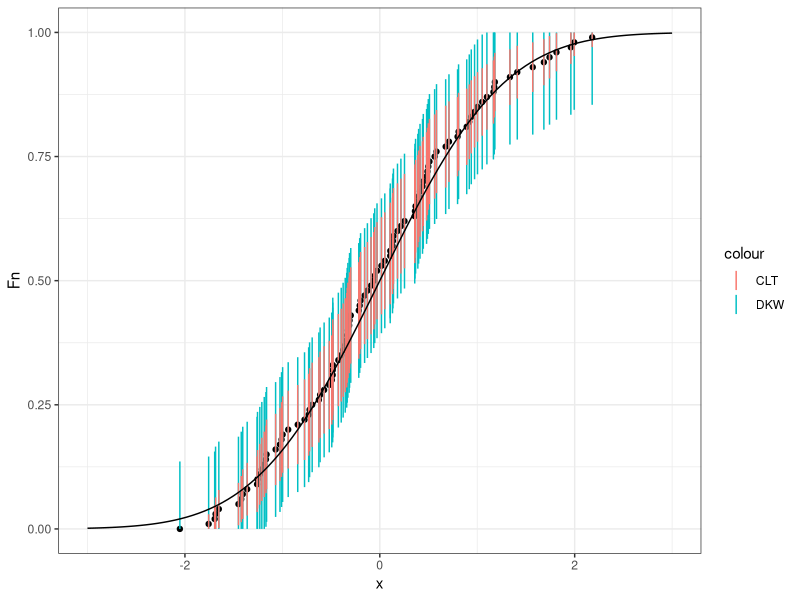

The R source for this figure:
library(tidyverse)

# Estimando funcao de probabilidade acumulada

x <- rnorm(100)


FnX <- function(x,y){
  mean(y < x)
}

n = length(x)

df <- data.frame(Fn=rep(NA,n), LI.clt=NA, LS.clt=NA, LI.dkw=NA, LS.dkw=NA)

for(k in 1:n){
  
  df$Fn[k] = FnX(x[k],y=x)
  
  se.n = sqrt(df$Fn[k] * (1-df$Fn[k]) / n)
  
  df$LI.clt[k] = max(0, df$Fn[k] - 1.96 * se.n)
  df$LS.clt[k] = min(1, df$Fn[k] + 1.96 * se.n)
    
  en = sqrt(1/(2*n) * log(2/0.05))
  df$LI.dkw[k] = max(0, df$Fn[k] - en)
  df$LS.dkw[k] = min(1, df$Fn[k] + en)
    
}


df |> ggplot(aes(x = x, y = Fn)) + 
  geom_point() + 
  geom_linerange(aes(ymin = LI.dkw, ymax = LS.dkw, color = "DKW")) + 
  geom_linerange(aes(ymin = LI.clt, ymax = LS.clt, color = "CLT")) + 
  geom_function(fun = pnorm, xlim=c(-3, 3)) + 
  theme_bw()
